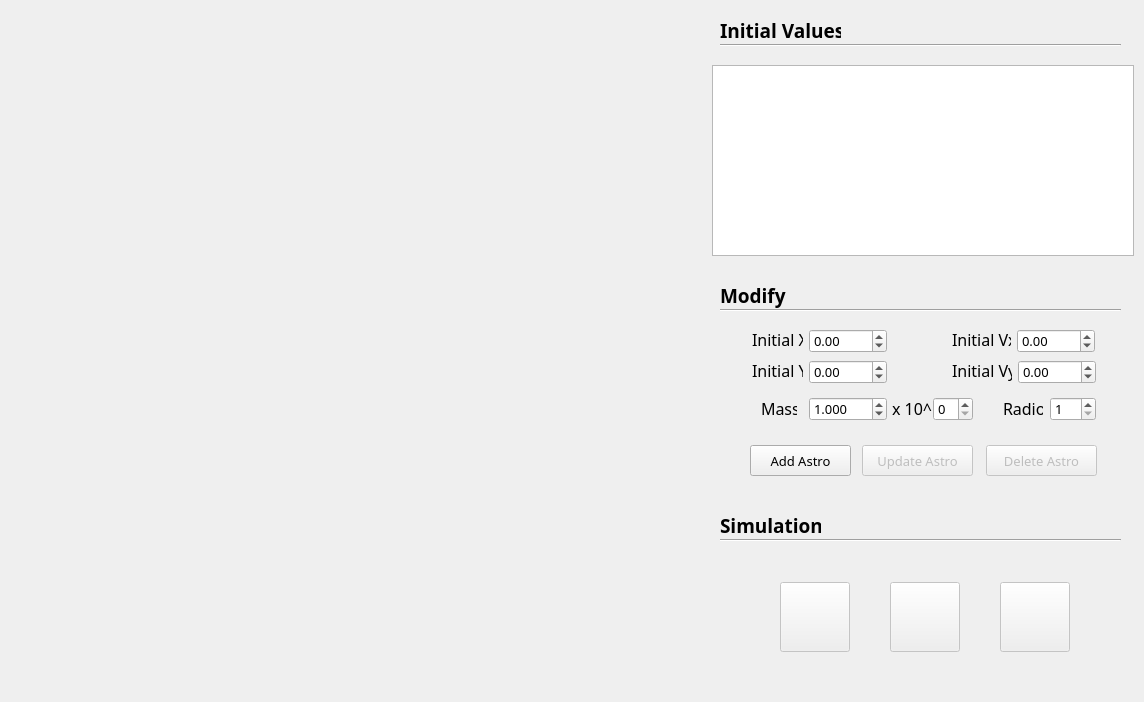
<?xml version="1.0" encoding="UTF-8"?>
<ui version="4.0">
 <class>Widget</class>
 <widget class="QWidget" name="Widget">
  <property name="geometry">
   <rect>
    <x>0</x>
    <y>0</y>
    <width>1144</width>
    <height>702</height>
   </rect>
  </property>
  <property name="font">
   <font>
    <family>Ebrima</family>
    <pointsize>10</pointsize>
   </font>
  </property>
  <property name="windowTitle">
   <string>Widget</string>
  </property>
  <widget class="QTableWidget" name="table_w">
   <property name="geometry">
    <rect>
     <x>712</x>
     <y>65</y>
     <width>422</width>
     <height>191</height>
    </rect>
   </property>
   <property name="font">
    <font>
     <family>Ebrima</family>
     <pointsize>10</pointsize>
    </font>
   </property>
   <property name="editTriggers">
    <set>QAbstractItemView::NoEditTriggers</set>
   </property>
  </widget>
  <widget class="QLabel" name="label">
   <property name="geometry">
    <rect>
     <x>720</x>
     <y>15</y>
     <width>121</width>
     <height>31</height>
    </rect>
   </property>
   <property name="font">
    <font>
     <family>Ebrima</family>
     <pointsize>14</pointsize>
     <weight>75</weight>
     <bold>true</bold>
    </font>
   </property>
   <property name="text">
    <string>Initial Values</string>
   </property>
  </widget>
  <widget class="Line" name="line">
   <property name="geometry">
    <rect>
     <x>720</x>
     <y>35</y>
     <width>401</width>
     <height>21</height>
    </rect>
   </property>
   <property name="orientation">
    <enum>Qt::Horizontal</enum>
   </property>
  </widget>
  <widget class="Line" name="line_2">
   <property name="geometry">
    <rect>
     <x>720</x>
     <y>300</y>
     <width>401</width>
     <height>21</height>
    </rect>
   </property>
   <property name="orientation">
    <enum>Qt::Horizontal</enum>
   </property>
  </widget>
  <widget class="QLabel" name="label_2">
   <property name="geometry">
    <rect>
     <x>720</x>
     <y>280</y>
     <width>71</width>
     <height>31</height>
    </rect>
   </property>
   <property name="font">
    <font>
     <family>Ebrima</family>
     <pointsize>14</pointsize>
     <weight>75</weight>
     <bold>true</bold>
    </font>
   </property>
   <property name="text">
    <string>Modify</string>
   </property>
  </widget>
  <widget class="QLabel" name="label_11">
   <property name="geometry">
    <rect>
     <x>1003</x>
     <y>398</y>
     <width>40</width>
     <height>21</height>
    </rect>
   </property>
   <property name="font">
    <font>
     <pointsize>12</pointsize>
    </font>
   </property>
   <property name="text">
    <string>Radio</string>
   </property>
  </widget>
  <widget class="QSpinBox" name="radio">
   <property name="geometry">
    <rect>
     <x>1050</x>
     <y>397</y>
     <width>46</width>
     <height>24</height>
    </rect>
   </property>
   <property name="font">
    <font>
     <pointsize>10</pointsize>
    </font>
   </property>
   <property name="minimum">
    <number>1</number>
   </property>
   <property name="maximum">
    <number>999</number>
   </property>
  </widget>
  <widget class="QPushButton" name="add_btn">
   <property name="geometry">
    <rect>
     <x>750</x>
     <y>445</y>
     <width>101</width>
     <height>31</height>
    </rect>
   </property>
   <property name="font">
    <font>
     <pointsize>10</pointsize>
    </font>
   </property>
   <property name="text">
    <string>Add Astro</string>
   </property>
  </widget>
  <widget class="QPushButton" name="del_btn">
   <property name="enabled">
    <bool>false</bool>
   </property>
   <property name="geometry">
    <rect>
     <x>986</x>
     <y>445</y>
     <width>111</width>
     <height>31</height>
    </rect>
   </property>
   <property name="font">
    <font>
     <pointsize>10</pointsize>
    </font>
   </property>
   <property name="text">
    <string>Delete Astro</string>
   </property>
  </widget>
  <widget class="QPushButton" name="up_btn">
   <property name="enabled">
    <bool>false</bool>
   </property>
   <property name="geometry">
    <rect>
     <x>862</x>
     <y>445</y>
     <width>111</width>
     <height>31</height>
    </rect>
   </property>
   <property name="font">
    <font>
     <pointsize>10</pointsize>
    </font>
   </property>
   <property name="text">
    <string>Update Astro</string>
   </property>
  </widget>
  <widget class="QPushButton" name="play_btn">
   <property name="enabled">
    <bool>false</bool>
   </property>
   <property name="geometry">
    <rect>
     <x>780</x>
     <y>582</y>
     <width>70</width>
     <height>70</height>
    </rect>
   </property>
   <property name="text">
    <string/>
   </property>
  </widget>
  <widget class="QLabel" name="label_5">
   <property name="geometry">
    <rect>
     <x>720</x>
     <y>510</y>
     <width>101</width>
     <height>31</height>
    </rect>
   </property>
   <property name="font">
    <font>
     <family>Ebrima</family>
     <pointsize>14</pointsize>
     <weight>75</weight>
     <bold>true</bold>
    </font>
   </property>
   <property name="text">
    <string>Simulation</string>
   </property>
  </widget>
  <widget class="Line" name="line_3">
   <property name="geometry">
    <rect>
     <x>720</x>
     <y>530</y>
     <width>401</width>
     <height>21</height>
    </rect>
   </property>
   <property name="orientation">
    <enum>Qt::Horizontal</enum>
   </property>
  </widget>
  <widget class="QPushButton" name="pause_btn">
   <property name="enabled">
    <bool>false</bool>
   </property>
   <property name="geometry">
    <rect>
     <x>890</x>
     <y>582</y>
     <width>70</width>
     <height>70</height>
    </rect>
   </property>
   <property name="text">
    <string/>
   </property>
  </widget>
  <widget class="QPushButton" name="stop_btn">
   <property name="enabled">
    <bool>false</bool>
   </property>
   <property name="geometry">
    <rect>
     <x>1000</x>
     <y>582</y>
     <width>70</width>
     <height>70</height>
    </rect>
   </property>
   <property name="text">
    <string/>
   </property>
  </widget>
  <widget class="QLabel" name="label_9">
   <property name="geometry">
    <rect>
     <x>761</x>
     <y>398</y>
     <width>36</width>
     <height>21</height>
    </rect>
   </property>
   <property name="font">
    <font>
     <pointsize>12</pointsize>
    </font>
   </property>
   <property name="text">
    <string>Mass</string>
   </property>
  </widget>
  <widget class="QDoubleSpinBox" name="mass_double">
   <property name="geometry">
    <rect>
     <x>809</x>
     <y>397</y>
     <width>78</width>
     <height>24</height>
    </rect>
   </property>
   <property name="font">
    <font>
     <family>Ebrima</family>
     <pointsize>10</pointsize>
     <weight>50</weight>
     <bold>false</bold>
    </font>
   </property>
   <property name="decimals">
    <number>3</number>
   </property>
   <property name="minimum">
    <double>0.001000000000000</double>
   </property>
   <property name="maximum">
    <double>10.000000000000000</double>
   </property>
   <property name="singleStep">
    <double>0.001000000000000</double>
   </property>
   <property name="value">
    <double>1.000000000000000</double>
   </property>
  </widget>
  <widget class="QSpinBox" name="ten_pow">
   <property name="geometry">
    <rect>
     <x>933</x>
     <y>397</y>
     <width>40</width>
     <height>24</height>
    </rect>
   </property>
   <property name="font">
    <font>
     <pointsize>10</pointsize>
    </font>
   </property>
  </widget>
  <widget class="QLabel" name="label_10">
   <property name="geometry">
    <rect>
     <x>892</x>
     <y>398</y>
     <width>40</width>
     <height>21</height>
    </rect>
   </property>
   <property name="font">
    <font>
     <pointsize>12</pointsize>
    </font>
   </property>
   <property name="text">
    <string>x 10^</string>
   </property>
  </widget>
  <widget class="QDoubleSpinBox" name="x0_double">
   <property name="geometry">
    <rect>
     <x>809</x>
     <y>329</y>
     <width>78</width>
     <height>24</height>
    </rect>
   </property>
   <property name="font">
    <font>
     <family>Ebrima</family>
     <pointsize>10</pointsize>
     <weight>50</weight>
     <bold>false</bold>
    </font>
   </property>
   <property name="minimum">
    <double>-8000.000000000000000</double>
   </property>
   <property name="maximum">
    <double>8000.000000000000000</double>
   </property>
  </widget>
  <widget class="QLabel" name="label_3">
   <property name="geometry">
    <rect>
     <x>752</x>
     <y>329</y>
     <width>51</width>
     <height>21</height>
    </rect>
   </property>
   <property name="font">
    <font>
     <pointsize>12</pointsize>
    </font>
   </property>
   <property name="text">
    <string>Initial X</string>
   </property>
  </widget>
  <widget class="QDoubleSpinBox" name="y0_double">
   <property name="geometry">
    <rect>
     <x>809</x>
     <y>360</y>
     <width>78</width>
     <height>24</height>
    </rect>
   </property>
   <property name="font">
    <font>
     <family>Ebrima</family>
     <pointsize>10</pointsize>
     <weight>50</weight>
     <bold>false</bold>
    </font>
   </property>
   <property name="minimum">
    <double>-8000.000000000000000</double>
   </property>
   <property name="maximum">
    <double>8000.000000000000000</double>
   </property>
  </widget>
  <widget class="QLabel" name="label_7">
   <property name="geometry">
    <rect>
     <x>752</x>
     <y>360</y>
     <width>51</width>
     <height>21</height>
    </rect>
   </property>
   <property name="font">
    <font>
     <pointsize>12</pointsize>
    </font>
   </property>
   <property name="text">
    <string>Initial Y</string>
   </property>
  </widget>
  <widget class="QDoubleSpinBox" name="vx0_double">
   <property name="geometry">
    <rect>
     <x>1017</x>
     <y>329</y>
     <width>78</width>
     <height>24</height>
    </rect>
   </property>
   <property name="font">
    <font>
     <family>Ebrima</family>
     <pointsize>10</pointsize>
     <weight>50</weight>
     <bold>false</bold>
    </font>
   </property>
   <property name="minimum">
    <double>-8000.000000000000000</double>
   </property>
   <property name="maximum">
    <double>8000.000000000000000</double>
   </property>
  </widget>
  <widget class="QLabel" name="label_8">
   <property name="geometry">
    <rect>
     <x>952</x>
     <y>329</y>
     <width>59</width>
     <height>21</height>
    </rect>
   </property>
   <property name="font">
    <font>
     <pointsize>12</pointsize>
    </font>
   </property>
   <property name="text">
    <string>Initial Vx</string>
   </property>
  </widget>
  <widget class="QDoubleSpinBox" name="vy0_double">
   <property name="geometry">
    <rect>
     <x>1018</x>
     <y>360</y>
     <width>78</width>
     <height>24</height>
    </rect>
   </property>
   <property name="font">
    <font>
     <family>Ebrima</family>
     <pointsize>10</pointsize>
     <weight>50</weight>
     <bold>false</bold>
    </font>
   </property>
   <property name="minimum">
    <double>-8000.000000000000000</double>
   </property>
   <property name="maximum">
    <double>8000.000000000000000</double>
   </property>
  </widget>
  <widget class="QLabel" name="label_4">
   <property name="geometry">
    <rect>
     <x>952</x>
     <y>360</y>
     <width>60</width>
     <height>21</height>
    </rect>
   </property>
   <property name="font">
    <font>
     <pointsize>12</pointsize>
    </font>
   </property>
   <property name="text">
    <string>Initial Vy</string>
   </property>
  </widget>
 </widget>
 <resources/>
 <connections/>
</ui>
